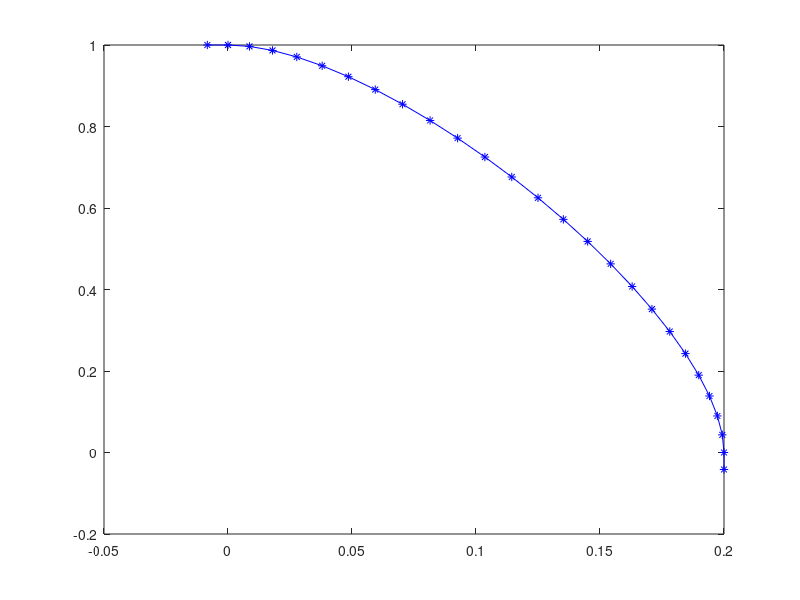

Here is the MATLAB script that generated this plot: (Note: this script raises an error after producing the figure.)
close all;
clear;
tic
%********NOTE******** DE's must be SECOND ORDER

%Turn on adaptive convergence? (0 False or 1 True)
adaptive = 1;
%Convergence Rate
da=0.0001;
noTimes = 5;
%How many points?
noPoints = 25;
%How many cycles to apply convergence?
noCycles = 10000;
endCycle = 0;
%Initial Time
t1=0;
%Final Time
t2=1;
%Create Time vector
t=linspace(t1,t2,noPoints);
dt=t(2)-t(1);
disp(dt)

%initial Position
X1=0.2;
Y1=0;

%Initial Velocity
Vx1=0;
Vy1=1;

X11 = X1-Vx1*dt;
Y11 = Y1-Vy1*dt;
%Final Position
X2=0;
Y2=1;
%Final Velocity
Vx2=-0.2;
Vy2=0;

X22 = X2+Vx2*dt;
Y22 = Y2+Vy2*dt;

%X=(X2-X1)/(t2-t1)*(t-t1)+X1-0*(X2-X1)*(rand(1,noPoints)-0.5);
%Y=(Y2-Y1)/(t2-t1)*(t-t1)+Y1-0*(Y2-Y1)*(rand(1,noPoints)-0.5);
Ax=(Vx1-(X2-X1)/(t2-t1))/(t1-t2);
Bx=3*(Vx2-(2*(X2-X1)/(t2-t1)-Vx1))/(t2-t1)^2;
Cx=-2*Bx*(t2-t1)/3;
X=(X2-X1)/(t2-t1)*(t-t1)+X1+Ax*((t-(t1+t2)/2).^2-(t1-t2)^2/4)+Bx*(t-t1).^3/3+Cx*(t-t1).^2/2;
Ay=(Vy1-(Y2-Y1)/(t2-t1))/(t1-t2);
By=3*(Vy2-(2*(Y2-Y1)/(t2-t1)-Vy1))/(t2-t1)^2;
Cy=-2*By*(t2-t1)/3;
Y=(Y2-Y1)/(t2-t1)*(t-t1)+Y1+Ay*((t-(t1+t2)/2).^2-(t1-t2)^2/4)+By*(t-t1).^3/3+Cy*(t-t1).^2/2;
X=[X11,X,X22];
Y=[Y11,Y,Y22];
%X=[X11,linspace(X1,X2,noPoints),X22];
%Y=[Y11,linspace(Y1,Y2,noPoints),Y22];
plot(X,Y,"b*-")
figure
dx=0.00001;
dy=0.00001;
%trackda = zeros(noCycles,1); DEBUG
K1=zeros(length(Y)-4,length(Y)-4+length(X)-4);
K2=zeros(length(Y)-4,length(Y)-4+length(X)-4);
totalerror = zeros(noCycles,1);
times=0;
%Run for noCycles amount of times
f0 = zeros(length(Y)-4,1);
%Populate K1 matrix (jacobian)
for functionIndex = (1:(length(Y)-4))+2
    for varIndex = (1:(length(Y)-4+length(X)-4))+2
        if(varIndex-2 <= length(X)-4)
            xValIndex = varIndex;
            yValIndex=-100;
        elseif(varIndex-2 > length(X)-4)
            xValIndex=-100;
            yValIndex = varIndex-(length(X)-4);
        end
        %NOte i didn't change dx and dy
        %disp(functionIndex+","+varIndex+","+xValIndex+","+yValIndex);
        K1(functionIndex-2,varIndex-2) = (getDerivFunction1Val(functionIndex,xValIndex,yValIndex,dx,dy,t,X,Y,dt)-getFunction1Val(functionIndex,dx,t,X,Y,dt))/dy;
    end
end
for functionIndex = (1:(length(Y)-4))+2
    for varIndex = (1:(length(Y)-4+length(X)-4))+2
        if(varIndex-2 <= length(X)-4)
            xValIndex = varIndex;
            yValIndex=-100;
        elseif(varIndex-2 > length(X)-4)
            xValIndex=-100;
            yValIndex = varIndex-(length(X)-4);
        end
        K2(functionIndex-2,varIndex-2) = (getDerivFunction2Val(functionIndex,xValIndex,yValIndex,dx,dy,t,X,Y,dt)-getFunction2Val(functionIndex,dy,t,X,Y,dt))/dy;
    end
end
%disp(size(K1))
%disp(size(K2))
K=[K1;K2];
%disp(K1)
%disp(K2)
%Populate function output vector
for functionIndex = (1:(length(Y)-4))+2
    f0(functionIndex-2) = getFunction1Val(functionIndex,dx,t,X,Y,dt);
end
for functionIndex = length(Y):((length(Y)-4+length(X)-4)+2)
    f0(functionIndex-2) = getFunction2Val(functionIndex-(length(Y)-4),dy,t,X,Y,dt);
end
%disp(K)
invK = inv(K);
%disp(det(K))
%disp(invK)
dY=-K\f0;
dY = dY*da/max(abs(dY));
%Seperate dY into the respective delta values
dX = dY(1:(length(X)-4));
dY = dY(length(X)-3:end);
%Update X and Y
x0 = X(3:end-2);
x1 = [X11;X1;X(3:end-2)'+dX;X2;X22]';
y0 = Y(3:end-2);
y1 = [Y11;Y1;Y(3:end-2)'+dY;Y2;Y22]';
f1 = zeros(length(Y)-4,1);
for functionIndex = (1:(length(Y)-4))+2
    f1(functionIndex-2) = getFunction1Val(functionIndex,dx,t,x1,y1,dt);
end
for functionIndex = length(Y):((length(Y)-4+length(X)-4)+2)
    f1(functionIndex-2) = getFunction2Val(functionIndex-(length(Y)-4),dy,t,x1,y1,dt);
end
x01 = [x0,y0];
x11 = [x1(3:end-2),y1(3:end-2)];
s=x11'-x01';
y=f1-f0;
invK = invK+((s-invK*y)*s'*invK)/(s'*invK*y);
x0=x1;
y0=y1;
f0=f1;
totalerror(1) = sum(abs(f0));
minError = totalerror(1);
bestSolutionx = 0;
bestSolutiony = 0;
for k = 2:noCycles
    %make sure K is invertible
    dY=-invK*f0;
    dY = dY*da/max(abs(dY));
    %Seperate dY into the respective delta values
    dX = dY(1:(length(X)-4));
    dY = dY(length(X)-3:end);
 %   disp(dX)
%disp(dY)
    %Update X and Y
    x1 = [X11;X1;x0(3:end-2)'+dX;X2;X22]';
    y1 = [Y11;Y1;y0(3:end-2)'+dY;Y2;Y22]';
    f1 = zeros(length(Y)-4,1);
    for functionIndex = (1:(length(Y)-4))+2
        f1(functionIndex-2) = getFunction1Val(functionIndex,dx,t,x1,y1,dt);
    end
    for functionIndex = length(Y):((length(Y)-4+length(X)-4)+2)
        f1(functionIndex-2) = getFunction2Val(functionIndex-(length(Y)-4),dy,t,x1,y1,dt);
    end
    x01 = [x0(3:end-2),y0(3:end-2)];
    x11 = [x1(3:end-2),y1(3:end-2)];
    %disp(size(x01));
    %disp(size(x11));
    s=x11'-x01';
    y=f1-f0;
    if((s'*invK*y) == 0)
        endCycle = k;
        break;
    end
    a=invK*y;
    invK = invK+((s-a)*s'*invK)/(s'*a);
    x0=x1;
    y0=y1;
    f0=f1;
    %Track error
    totalerror(k) = sum(abs(f0));
    if(totalerror(k) < minError)
        minError = totalerror(k);
        bestSolutionx = x0;
        bestSolutiony = y0;
    end
    %trackda(k) = da; DEBUG
    %Adaptive Convergence
    if(adaptive)
        if(k > 1)
            %If error is increasing, lower convergence rate
            if((totalerror(k)-totalerror(k-1))/totalerror(k-1) > 0.001)
                da = da*0.8;
            elseif((totalerror(k)-totalerror(k-1))/totalerror(k-1) < 0.001)
                %If error is decreasing steadily, increase convergence rate
                times = times+1;
                if(times == noTimes)
                    da = da*1.1;
                    times = 0;
                end
            end
        end
    end
end
disp("done!")
%Plot data
%disp(f0);
disp(sum(abs(f0)));
x2p=(x0(3:end)-2*x0(2:end-1)+x0(1:end-2))/dt;
y2p=(y0(3:end)-2*y0(2:end-1)+y0(1:end-2))/dt;
G=6.67*10^-11;
M=6.67*10^11;
Fx=-G*M*(x0(2:end-1)./sqrt(x0(2:end-1).^2+y0(2:end-1).^2).^3);
Fy=-G*M*(y0(2:end-1)./sqrt(x0(2:end-1).^2+y0(2:end-1).^2).^3);
disp(sum(sqrt((x2p-Fx).^2+(y2p-Fy).^2)*dt));
plot(x0,y0,"b*-");
xlabel("x")
ylabel("y")
title("Final Solution equation y(x)")
figure
plot(bestSolutionx,bestSolutiony,"b*-");
xlabel("x")
ylabel("y")
title("Best Solution equation y(x)")
figure
if(endCycle == 0)
    if(floor(noCycles/200) ~= 0)
        plot(1:floor(noCycles/200):noCycles,totalerror(1:floor(noCycles/200):end)/noPoints)
        %figure DEBUG
        %plot(1:floor(noCycles/200):noCycles,trackda(1:floor(noCycles/200):end))
    else
        plot(1:noCycles,totalerror/noPoints)
        %figure DEBUG
        %plot(1:noCycles,trackda)
    end
else
    if(floor(endCycle/200) ~= 0)
        plot(1:floor(endCycle/200):endCycle,totalerror(1:floor(endCycle/200):endCycle)/noPoints)
        %figure DEBUG
        %plot(1:floor(noCycles/200):noCycles,trackda(1:floor(noCycles/200):end))
    else
        plot(1:endCycle,totalerror/noPoints)
        %figure DEBUG
        %plot(1:noCycles,trackda)
    end
end
xlabel("Cycle")
ylabel("Average Error")
title("Average Error vs. Cycle")
toc
%figure
%plot(X(3:end-2),f0(2:end-1))
%xlabel("x")
%ylabel("Error")
%title("Error vs. x")


%Get value of f_i where i is functionIndex
function f1 = getFunction1Val(functionIndex,dx,T,X,Y,dt)

Px=getPxVal(functionIndex,X,Y,dt);
Py=getPyVal(functionIndex,X,Y,dt);

PxDot=getPxDotVal(functionIndex,X,Y,dt);
PyDot=getPyDotVal(functionIndex,X,Y,dt);

Px2Dot=getPx2DotVal(functionIndex,X,Y,dt);
Py2Dot=getPy2DotVal(functionIndex,X,Y,dt);

dPx_dx=getXDerivPxVal(functionIndex,dx,X,Y,dt);
dPy_dx=getXDerivPyVal(functionIndex,dx,X,Y,dt);

P=sqrt(Px^2+Py^2);
f1 = (Px*dPx_dx+Py*dPy_dx)/P+Px2Dot/P-2*PxDot*(Px*PxDot+Py*PyDot)/P^3-Px*((Px*Px2Dot+PxDot^2+Py*Py2Dot+PyDot^2)/P^3-3*(Px*PxDot+Py*PyDot)^2/P^5);                                        %%Change Differential Equation Here (only allows y, y', and y'')

if(isnan(f1) || isinf(f1))
    f1 = 0;
end
%f = getY(functionIndex,Y)-getYPrime(functionIndex,Y,dt)/10;
end
%Get value of f_i where i in function index and we find how it changes when
%we increase y_j where j is yValIndex some amount. (To find d(f_i)/d(y_j),
% we need (f_i(y_j+deltaY)-f_i(y_j))/deltaY)
function f1 = getDerivFunction1Val(functionIndex,xValIndex,yValIndex,deltaX,deltaY,T,X,Y,dt)
Px=getDerivPxVal(functionIndex,xValIndex,yValIndex,X,Y,dt,deltaX,deltaY);
Py=getDerivPyVal(functionIndex,xValIndex,yValIndex,X,Y,dt,deltaX,deltaY);
%disp(Px-getPxVal(functionIndex,X,Y,dt));
%disp(Py-getPyVal(functionIndex,X,Y,dt));

PxDot=getDerivPxDotVal(functionIndex,xValIndex,yValIndex,X,Y,dt,deltaX,deltaY);
PyDot=getDerivPyDotVal(functionIndex,xValIndex,yValIndex,X,Y,dt,deltaX,deltaY);
%disp(PxDot-getPxDotVal(functionIndex,X,Y,dt));
%disp(PyDot-getPyDotVal(functionIndex,X,Y,dt));

Px2Dot=getDerivPx2DotVal(functionIndex,xValIndex,yValIndex,X,Y,dt,deltaX,deltaY);
Py2Dot=getDerivPy2DotVal(functionIndex,xValIndex,yValIndex,X,Y,dt,deltaX,deltaY);

dPx_dx=getDerivXDerivPxVal(functionIndex,xValIndex,yValIndex,X,Y,dt,deltaX,deltaY);
dPy_dx=getDerivXDerivPyVal(functionIndex,xValIndex,yValIndex,X,Y,dt,deltaX,deltaY);

P=sqrt(Px^2+Py^2);
f1 = (Px*dPx_dx+Py*dPy_dx)/P+Px2Dot/P-2*PxDot*(Px*PxDot+Py*PyDot)/P^3-Px*((Px*Px2Dot+PxDot^2+Py*Py2Dot+PyDot^2)/P^3-3*(Px*PxDot+Py*PyDot)^2/P^5);                                        %%Change Differential Equation Here (only allows y, y', and y'')

if(isnan(f1) || isinf(f1))
    f1 = 0;
end
%f = getDerivY(functionIndex,yValIndex,deltaY,Y)-getDerivYPrime(functionIndex,yValIndex,deltaY,Y,dt)/10;
end
%Get value of f_i where i is functionIndex
function f2 = getFunction2Val(functionIndex,dy,T,X,Y,dt)
Px=getPxVal(functionIndex,X,Y,dt);
Py=getPyVal(functionIndex,X,Y,dt);

PxDot=getPxDotVal(functionIndex,X,Y,dt);
PyDot=getPyDotVal(functionIndex,X,Y,dt);

Px2Dot=getPx2DotVal(functionIndex,X,Y,dt);
Py2Dot=getPy2DotVal(functionIndex,X,Y,dt);

dPx_dy=getYDerivPxVal(functionIndex,dy,X,Y,dt);
dPy_dy=getYDerivPyVal(functionIndex,dy,X,Y,dt);

P=sqrt(Px^2+Py^2);
f2 = (Px*dPx_dy+Py*dPy_dy)/P+Py2Dot/P-2*PyDot*(Px*PxDot+Py*PyDot)/P^3-Py*((Px*Px2Dot+PxDot^2+Py*Py2Dot+PyDot^2)/P^3-3*(Px*PxDot+Py*PyDot)^2/P^5);                                        %%Change Differential Equation Here (only allows y, y', and y'')

if(isnan(f2) || isinf(f2))
    f2 = 0;
end
%f = getY(functionIndex,Y)-getYPrime(functionIndex,Y,dt)/10;
end
%Get value of f_i where i in function index and we find how it changes when
%we increase y_j where j is yValIndex some amount. (To find d(f_i)/d(y_j),
% we need (f_i(y_j+deltaY)-f_i(y_j))/deltaY)
function f2 = getDerivFunction2Val(functionIndex,xValIndex,yValIndex,deltaX,deltaY,T,X,Y,dt)
Px=getDerivPxVal(functionIndex,xValIndex,yValIndex,X,Y,dt,deltaX,deltaY);
Py=getDerivPyVal(functionIndex,xValIndex,yValIndex,X,Y,dt,deltaX,deltaY);

PxDot=getDerivPxDotVal(functionIndex,xValIndex,yValIndex,X,Y,dt,deltaX,deltaY);
PyDot=getDerivPyDotVal(functionIndex,xValIndex,yValIndex,X,Y,dt,deltaX,deltaY);

Px2Dot=getDerivPx2DotVal(functionIndex,xValIndex,yValIndex,X,Y,dt,deltaX,deltaY);
Py2Dot=getDerivPy2DotVal(functionIndex,xValIndex,yValIndex,X,Y,dt,deltaX,deltaY);

dPx_dy=getDerivYDerivPxVal(functionIndex,xValIndex,yValIndex,X,Y,dt,deltaX,deltaY);
dPy_dy=getDerivYDerivPyVal(functionIndex,xValIndex,yValIndex,X,Y,dt,deltaX,deltaY);

P=sqrt(Px^2+Py^2);
f2 = (Px*dPx_dy+Py*dPy_dy)/P+Py2Dot/P-2*PyDot*(Px*PxDot+Py*PyDot)/P^3-Py*((Px*Px2Dot+PxDot^2+Py*Py2Dot+PyDot^2)/P^3-3*(Px*PxDot+Py*PyDot)^2/P^5);                                        %%Change Differential Equation Here (only allows y, y', and y'')

if(isnan(f2) || isinf(f2))
    f2 = 0;
end
%f = getDerivY(functionIndex,yValIndex,deltaY,Y)-getDerivYPrime(functionIndex,yValIndex,deltaY,Y,dt)/10;
end


function Px = getPxVal(functionIndex,X,Y,dt)
x2p=getX2Prime(functionIndex,X,dt);
Fx=getFxVal(functionIndex,X,Y);
Px = x2p-Fx;
end
function dPx_dx = getXDerivPxVal(functionIndex,dx,X,Y,dt)
Fx=getXDerivFxVal(functionIndex,X,dx,Y,dt);
dPx_dx = -Fx;
end
function dPx_dy = getYDerivPxVal(functionIndex,dy,X,Y,dt)
Fx=getYDerivFxVal(functionIndex,X,dy,Y,dt);
dPx_dy = -Fx;
end
function Px = getPxDotVal(functionIndex,X,Y,dt)
x3p=getX3Prime(functionIndex,X,dt);
FxDot=getFxDotVal(functionIndex,X,Y,dt);
Px = x3p-FxDot;
end
function Px = getPx2DotVal(functionIndex,X,Y,dt)
x4p=getX4Prime(functionIndex,X,dt);
Fx2Dot=getFx2DotVal(functionIndex,X,Y,dt);
Px = x4p-Fx2Dot;
end

function Px = getDerivPxVal(functionIndex,xValIndex,yValIndex,X,Y,dt,dx,dy)
x2p=getDerivX2Prime(functionIndex,xValIndex,dx,X,dt);
Fx=getDerivFxVal(functionIndex,X,Y,xValIndex,yValIndex,dx,dy);
Px = x2p-Fx;
end
function dPx_dx = getDerivXDerivPxVal(functionIndex,xValIndex,yValIndex,X,Y,dt,dx,dy)
Fx=getDerivXDerivFxVal(functionIndex,X,dx,Y,dt,xValIndex,yValIndex,dy);
dPx_dx = -Fx;
end
function dPx_dy = getDerivYDerivPxVal(functionIndex,xValIndex,yValIndex,X,Y,dt,dx,dy)
Fx=getDerivYDerivFxVal(functionIndex,X,dx,Y,dt,xValIndex,yValIndex,dy);
dPx_dy = -Fx;
end
function Px = getDerivPxDotVal(functionIndex,xValIndex,yValIndex,X,Y,dt,dx,dy)
x3p=getDerivX3Prime(functionIndex,xValIndex,dx,X,dt);
%disp(x3p-getX3Prime(functionIndex,X,dt));
FxDot=getDerivFxDotVal(functionIndex,X,Y,dt,dx,dy,xValIndex,yValIndex);
Px = x3p-FxDot;
end
function Px = getDerivPx2DotVal(functionIndex,xValIndex,yValIndex,X,Y,dt,dx,dy)
x4p=getDerivX4Prime(functionIndex,xValIndex,dx,X,dt);
Fx2Dot=getDerivFx2DotVal(functionIndex,X,Y,dt,xValIndex,yValIndex,dx,dy);
Px = x4p-Fx2Dot;
end


function Py = getPyVal(functionIndex,X,Y,dt)
y2p=getY2Prime(functionIndex,Y,dt);
Fy=getFyVal(functionIndex,X,Y);
Py = y2p-Fy;
end
function dPy_dx = getXDerivPyVal(functionIndex,dx,X,Y,dt)
Fy=getXDerivFyVal(functionIndex,X,dx,Y,dt);
dPy_dx = -Fy;
end
function dPy_dy = getYDerivPyVal(functionIndex,dy,X,Y,dt)
Fy=getYDerivFyVal(functionIndex,X,dy,Y,dt);
dPy_dy = -Fy;
end
function Py = getPyDotVal(functionIndex,X,Y,dt)
y3p=getY3Prime(functionIndex,Y,dt);
FyDot=getFyDotVal(functionIndex,X,Y,dt);
Py = y3p-FyDot;
end
function Py = getPy2DotVal(functionIndex,X,Y,dt)
y4p=getY4Prime(functionIndex,Y,dt);
Fy2Dot=getFy2DotVal(functionIndex,X,Y,dt);
Py = y4p-Fy2Dot;
end

function Py = getDerivPyVal(functionIndex,xValIndex,yValIndex,X,Y,dt,dx,dy)
y2p=getDerivY2Prime(functionIndex,yValIndex,dy,Y,dt);
Fy=getDerivFyVal(functionIndex,X,Y,xValIndex,yValIndex,dx,dy);
Py = y2p-Fy;
end
function dPy_dx = getDerivXDerivPyVal(functionIndex,xValIndex,yValIndex,X,Y,dt,dx,dy)
Fy=getDerivXDerivFyVal(functionIndex,xValIndex,yValIndex,X,Y,dt,dx,dy);
dPy_dx = -Fy;
end
function dPy_dy = getDerivYDerivPyVal(functionIndex,xValIndex,yValIndex,X,Y,dt,dx,dy)
Fy=getDerivYDerivFyVal(functionIndex,X,dx,Y,dt,xValIndex,yValIndex,dy);
dPy_dy = -Fy;
end
function Py = getDerivPyDotVal(functionIndex,xValIndex,yValIndex,X,Y,dt,dx,dy)
y3p=getDerivY3Prime(functionIndex,yValIndex,dy,Y,dt);
%disp(y3p-getY3Prime(functionIndex,Y,dt));
FyDot=getDerivFyDotVal(functionIndex,X,Y,dt,dx,dy,xValIndex,yValIndex);
Py = y3p-FyDot;
end
function Py = getDerivPy2DotVal(functionIndex,xValIndex,yValIndex,X,Y,dt,dx,dy)
y4p=getDerivY4Prime(functionIndex,yValIndex,dy,Y,dt);
Fy2Dot=getDerivFy2DotVal(functionIndex,X,Y,dt,xValIndex,yValIndex,dx,dy);
Py = y4p-Fy2Dot;
end

function Fx = getFxVal(functionIndex,X,Y)
G = 6.67*10^-11;
M = 6.67*10^11;
x=getX(functionIndex,X);
y=getY(functionIndex,Y);
Fx = -G*M*x/sqrt(x^2+y^2)^3;
end
function Fx = getDerivFxVal(functionIndex,X,Y,xValIndex,yValIndex,dx,dy)
G = 6.67*10^-11;
M = 6.67*10^11;
x=getX(functionIndex,X);
y=getY(functionIndex,Y);
if(functionIndex == xValIndex)
    x = x+dx;
end
if(functionIndex == yValIndex)
    y = y+dy;
end
Fx = -G*M*x/sqrt(x^2+y^2)^3;
end
function dFx_dx = getXDerivFxVal(functionIndex,X,dx,Y,dt)
G = 6.67*10^-11;
M = 6.67*10^11;
xpdx=getX(functionIndex,X)+dx;
x=getX(functionIndex,X);
y=getY(functionIndex,Y);
dFx_dx = -G*M*(xpdx/sqrt(xpdx^2+y^2)^3-x/sqrt(x^2+y^2)^3)/dx;
end
function dFx_dy = getYDerivFxVal(functionIndex,X,dy,Y,dt)
G = 6.67*10^-11;
M = 6.67*10^11;
x=getX(functionIndex,X);
y=getY(functionIndex,Y);
ypdy=getY(functionIndex,Y)+dy;
dFx_dy = -G*M*(x/sqrt(x^2+ypdy^2)^3-x/sqrt(x^2+y^2)^3)/dy;
end
function dFx_dx = getDerivXDerivFxVal(functionIndex,X,dx,Y,dt,xValIndex,yValIndex,dy)
G = 6.67*10^-11;
M = 6.67*10^11;
xpdx=getX(functionIndex,X)+dx;
x=getX(functionIndex,X);
y=getY(functionIndex,Y);
if(functionIndex == xValIndex)
    xpdx = xpdx+dx;
    x=x+dx;
end
if(functionIndex == yValIndex)
y=y+dy;
end
dFx_dx = -G*M*(xpdx/sqrt(xpdx^2+y^2)^3-x/sqrt(x^2+y^2)^3)/dx;
end
function dFx_dy = getDerivYDerivFxVal(functionIndex,X,dx,Y,dt,xValIndex,yValIndex,dy)
G = 6.67*10^-11;
M = 6.67*10^11;
x=getX(functionIndex,X);
y=getY(functionIndex,Y);
ypdy=getY(functionIndex,Y)+dy;
if(functionIndex == xValIndex)
x=x+dx;
end
if(functionIndex == yValIndex)
y=y+dy;
ypdy=ypdy+dy;
end
dFx_dy = -G*M*(x/sqrt(x^2+ypdy^2)^3-x/sqrt(x^2+y^2)^3)/dy;
end
function dFx_dt = getFxDotVal(functionIndex,X,Y,dt)
dFx_dt = 0;%(getFxVal(functionIndex+1,X,Y)-getFxVal(functionIndex-1,X,Y))/(2*dt);
end
function dFx_dt = getDerivFxDotVal(functionIndex,X,Y,dt,dx,dy,xValIndex,yValIndex)
dFx_dt = 0;%(getDerivFxVal(functionIndex+1,X,Y,xValIndex,yValIndex,dx,dy)-getDerivFxVal(functionIndex-1,X,Y,xValIndex,yValIndex,dx,dy))/(2*dt);
end
function d2Fx_dt2 = getFx2DotVal(functionIndex,X,Y,dt)
d2Fx_dt2 = 0;%(getFxVal(functionIndex+1,X,Y)-2*getFxVal(functionIndex,X,Y)+getFxVal(functionIndex-1,X,Y))/(dt^2);
end
function d2Fx_dt2 = getDerivFx2DotVal(functionIndex,X,Y,dt,xValIndex,yValIndex,dx,dy)
d2Fx_dt2 = 0;%(getDerivFxVal(functionIndex+1,X,Y,xValIndex,yValIndex,dx,dy)-2*getDerivFxVal(functionIndex,X,Y,xValIndex,yValIndex,dx,dy)+getDerivFxVal(functionIndex-1,X,Y,xValIndex,yValIndex,dx,dy))/(dt^2);
end
%Get y_i
function x = getX(functionIndex,X)
x = X(functionIndex);
end
%get y_j+deltaY
function xDeriv = getDerivX(functionIndex,xValIndex,deltaX,X)
xDeriv = X(functionIndex);
if(functionIndex == xValIndex)
    xDeriv = xDeriv+deltaX;
end
end
%Get y_i'
function xPrime = getXPrime(functionIndex,X,dt)
xi1=X(functionIndex+1);
xin1=X(functionIndex-1);
xPrime=(xi1-xin1)./(2*dt);
end
%Get y_j'
function xPrime = getDerivXPrime(functionIndex,xValIndex,deltaX,X,dt)
xi1=X(functionIndex+1);
xin1=X(functionIndex-1);
if(functionIndex+1==xValIndex)
    xi1 = xi1+deltaX;
elseif(functionIndex-1==xValIndex)
    xin1 = xin1+deltaX;
end
xPrime=(xi1-xin1)./(2*dt);
end
%Get y_i''
function x2Prime = getX2Prime(functionIndex,X,dt)
xi1=X(functionIndex+1);
xi=X(functionIndex);
xin1=X(functionIndex-1);
x2Prime=(xi1-2*xi+xin1)./(dt*dt);
end
%Get y_j''
function x2Prime = getDerivX2Prime(functionIndex,xValIndex,deltaX,X,dt)
xi1=X(functionIndex+1);
xi=X(functionIndex);
xin1=X(functionIndex-1);
if(functionIndex+1==xValIndex)
    xi1 = xi1+deltaX;
elseif(functionIndex-1==xValIndex)
    xin1 = xin1+deltaX;
elseif(functionIndex == xValIndex)
    xi=xi+deltaX;
end
x2Prime=(xi1-2*xi+xin1)./(dt*dt);
end
function x3Prime = getX3Prime(functionIndex,X,dt)
x2pi1 = getX2Prime(functionIndex+1,X,dt);
x2pin1 = getX2Prime(functionIndex-1,X,dt);
x3Prime = (x2pi1-x2pin1)/(2*dt);
end
%Get y_j'''
function x3Prime = getDerivX3Prime(functionIndex,xValIndex,deltaX,X,dt)
x2pi1 = getDerivX2Prime(functionIndex+1,xValIndex,deltaX,X,dt);
x2pin1 = getDerivX2Prime(functionIndex-1,xValIndex,deltaX,X,dt);
x3Prime = (x2pi1-x2pin1)/(2*dt);
end
%Get y_i''''
function x4Prime = getX4Prime(functionIndex,X,dt)
x2pi1 = getX2Prime(functionIndex+1,X,dt);
x2p = getX2Prime(functionIndex,X,dt);
x2pin1 = getX2Prime(functionIndex-1,X,dt);
x4Prime = (x2pi1-2*x2p+x2pin1)/(dt^2);
end
%Get y_j''''
function x4Prime = getDerivX4Prime(functionIndex,xValIndex,deltaX,X,dt)
x2pi1 = getDerivX2Prime(functionIndex+1,xValIndex,deltaX,X,dt);
x2p = getDerivX2Prime(functionIndex,xValIndex,deltaX,X,dt);
x2pin1 = getDerivX2Prime(functionIndex-1,xValIndex,deltaX,X,dt);
x4Prime = (x2pi1-2*x2p+x2pin1)/(dt^2);
end

function Fy = getFyVal(functionIndex,X,Y)
G = 6.67*10^-11;
M =6.67*10^11;
x=getX(functionIndex,X);
y=getY(functionIndex,Y);
Fy = -G*M*y/sqrt(x^2+y^2)^3;
end
function Fy = getDerivFyVal(functionIndex,X,Y,xValIndex,yValIndex,dx,dy)
G = 6.67*10^-11;
M = 6.67*10^11;
x=getX(functionIndex,X);
y=getY(functionIndex,Y);
if(functionIndex == xValIndex)
    x = x+dx;
end
if(functionIndex == yValIndex)
    y = y+dy;
end
Fy = -G*M*y/sqrt(x^2+y^2)^3;
end
function dFy_dy = getYDerivFyVal(functionIndex,X,dy,Y,dt)
G = 6.67*10^-11;
M =6.67*10^11;
x=getX(functionIndex,X);
ypdy=getY(functionIndex,Y)+dy;
y=getY(functionIndex,Y);
dFy_dy = -G*M*(ypdy/sqrt(x^2+ypdy^2)^3-y/sqrt(x^2+y^2)^3)/dy;
end
function dFy_dx = getXDerivFyVal(functionIndex,X,dx,Y,dt)
G = 6.67*10^-11;
M = 6.67*10^11;
xpdx=getX(functionIndex,X)+dx;
x=getX(functionIndex,X);
y=getY(functionIndex,Y);
dFy_dx = -G*M*(y/sqrt(xpdx^2+y^2)^3-y/sqrt(x^2+y^2)^3)/dx;
end
function dFy_dy = getDerivYDerivFyVal(functionIndex,X,dx,Y,dt,xValIndex,yValIndex,dy)
G = 6.67*10^-11;
M =6.67*10^11;
x=getX(functionIndex,X);
y=getY(functionIndex,Y);
ypdy=getY(functionIndex,Y)+dy;
if(functionIndex == xValIndex)
    x=x+dx;
end
if(functionIndex == yValIndex)
    ypdy=ypdy+dy;
    y=y+dy;
end
dFy_dy = -G*M*(ypdy/sqrt(x^2+ypdy^2)^3-y/sqrt(x^2+y^2)^3)/dx;
end
function dFy_dx = getDerivXDerivFyVal(functionIndex,xValIndex,yValIndex,X,Y,dt,dx,dy)
G = 6.67*10^-11;
M = 6.67*10^11;
xpdx=getX(functionIndex,X)+dx;
x=getX(functionIndex,X);
y=getY(functionIndex,Y);
if(functionIndex == xValIndex)
    x=x+dx;
    xpdx=xpdx+dx;
end
if(functionIndex == yValIndex)
    y=y+dy;
end
dFy_dx = -G*M*(y/sqrt(xpdx^2+y^2)^3-y/sqrt(x^2+y^2)^3)/dx;
end
function dFy_dt = getFyDotVal(functionIndex,X,Y,dt)
dFy_dt = 0;%(getFyVal(functionIndex+1,X,Y)-getFyVal(functionIndex-1,X,Y))/(2*dt);
end
function dFy_dt = getDerivFyDotVal(functionIndex,X,Y,dt,dx,dy,xValIndex,yValIndex)
dFy_dt = 0;%(getDerivFyVal(functionIndex+1,X,Y,xValIndex,yValIndex,dx,dy)-getDerivFyVal(functionIndex-1,X,Y,xValIndex,yValIndex,dx,dy))/(2*dt);
end
function d2Fy_dt2 = getFy2DotVal(functionIndex,X,Y,dt)
d2Fy_dt2 = 0;%(getFyVal(functionIndex+1,X,Y)-2*getFyVal(functionIndex,X,Y)+getFyVal(functionIndex-1,X,Y))/(dt^2);
end
function d2Fy_dt2 = getDerivFy2DotVal(functionIndex,X,Y,dt,xValIndex,yValIndex,dx,dy)
d2Fy_dt2 = 0;%(getDerivFyVal(functionIndex+1,X,Y,xValIndex,yValIndex,dx,dy)-2*getDerivFyVal(functionIndex,X,Y,xValIndex,yValIndex,dx,dy)+getDerivFyVal(functionIndex-1,X,Y,xValIndex,yValIndex,dx,dy))/(dt^2);
end


%Get y_i
function y = getY(functionIndex,Y)
y = Y(functionIndex);
end
%get y_j+deltaY
function yDeriv = getDerivY(functionIndex,yValIndex,deltaY,Y)
yDeriv = Y(functionIndex);
if(functionIndex == yValIndex)
    yDeriv = yDeriv+deltaY;
end
end
%Get y_i'
function yPrime = getYPrime(functionIndex,Y,dt)
yi1=Y(functionIndex+1);
yin1=Y(functionIndex-1);
yPrime=(yi1-yin1)./(2*dt);
end
%Get y_j'
function yPrime = getDerivYPrime(functionIndex,yValIndex,deltaY,Y,dt)
yi1=Y(functionIndex+1);
yin1=Y(functionIndex-1);
if(functionIndex+1==yValIndex)
    yi1 = yi1+deltaY;
elseif(functionIndex-1==yValIndex)
    yin1 = yin1+deltaY;
end
yPrime=(yi1-yin1)./(2*dt);
end
%Get y_i''
function y2Prime = getY2Prime(functionIndex,Y,dt)
yi1=Y(functionIndex+1);
yi=Y(functionIndex);
yin1=Y(functionIndex-1);
y2Prime=(yi1-2*yi+yin1)./(dt*dt);
end
%Get y_j''
function y2Prime = getDerivY2Prime(functionIndex,yValIndex,deltaY,Y,dt)
yi1=Y(functionIndex+1);
yi=Y(functionIndex);
yin1=Y(functionIndex-1);
if(functionIndex+1==yValIndex)
    yi1 = yi1+deltaY;
elseif(functionIndex-1==yValIndex)
    yin1 = yin1+deltaY;
elseif(functionIndex == yValIndex)
    yi=yi+deltaY;
end
y2Prime=(yi1-2*yi+yin1)./(dt*dt);
end
%Get y_i'''
function y3Prime = getY3Prime(functionIndex,Y,dt)
y2pi1 = getY2Prime(functionIndex+1,Y,dt);
y2pin1 = getY2Prime(functionIndex-1,Y,dt);
y3Prime = (y2pi1-y2pin1)/(2*dt);
end
%Get y_j'''
function y3Prime = getDerivY3Prime(functionIndex,yValIndex,deltaY,Y,dt)
y2pi1 = getDerivY2Prime(functionIndex+1,yValIndex,deltaY,Y,dt);
y2pin1 = getDerivY2Prime(functionIndex-1,yValIndex,deltaY,Y,dt);
y3Prime = (y2pi1-y2pin1)/(2*dt);
end
%Get y_i''''
function y4Prime = getY4Prime(functionIndex,Y,dt)
y2pi1 = getY2Prime(functionIndex+1,Y,dt);
y2p = getY2Prime(functionIndex,Y,dt);
y2pin1 = getY2Prime(functionIndex-1,Y,dt);
y4Prime = (y2pi1-2*y2p+y2pin1)/(dt^2);
end
%Get y_j''''
function y4Prime = getDerivY4Prime(functionIndex,yValIndex,deltaY,Y,dt)
y2pi1 = getDerivY2Prime(functionIndex+1,yValIndex,deltaY,Y,dt);
y2p = getDerivY2Prime(functionIndex,yValIndex,deltaY,Y,dt);
y2pin1 = getDerivY2Prime(functionIndex-1,yValIndex,deltaY,Y,dt);
y4Prime = (y2pi1-2*y2p+y2pin1)/(dt^2);
end
